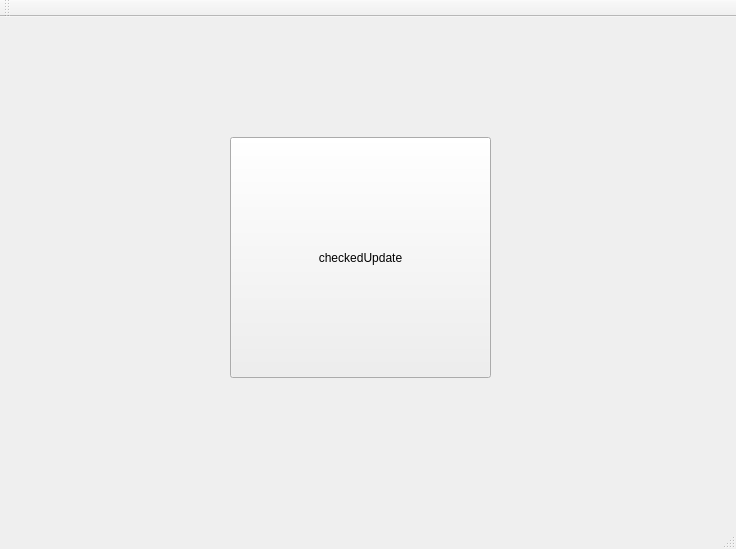
<?xml version="1.0" encoding="UTF-8"?>
<ui version="4.0">
 <class>MainWindow</class>
 <widget class="QMainWindow" name="MainWindow">
  <property name="geometry">
   <rect>
    <x>0</x>
    <y>0</y>
    <width>736</width>
    <height>549</height>
   </rect>
  </property>
  <property name="windowTitle">
   <string>MainWindow</string>
  </property>
  <widget class="QWidget" name="centralWidget">
   <widget class="QSplitter" name="splitter">
    <property name="geometry">
     <rect>
      <x>230</x>
      <y>120</y>
      <width>261</width>
      <height>241</height>
     </rect>
    </property>
    <property name="orientation">
     <enum>Qt::Horizontal</enum>
    </property>
    <widget class="QPushButton" name="btnUpdate">
     <property name="text">
      <string>checkedUpdate</string>
     </property>
    </widget>
   </widget>
  </widget>
  <widget class="QMenuBar" name="menuBar">
   <property name="geometry">
    <rect>
     <x>0</x>
     <y>0</y>
     <width>736</width>
     <height>23</height>
    </rect>
   </property>
  </widget>
  <widget class="QToolBar" name="mainToolBar">
   <attribute name="toolBarArea">
    <enum>TopToolBarArea</enum>
   </attribute>
   <attribute name="toolBarBreak">
    <bool>false</bool>
   </attribute>
  </widget>
  <widget class="QStatusBar" name="statusBar"/>
 </widget>
 <layoutdefault spacing="6" margin="11"/>
 <resources/>
 <connections/>
</ui>
